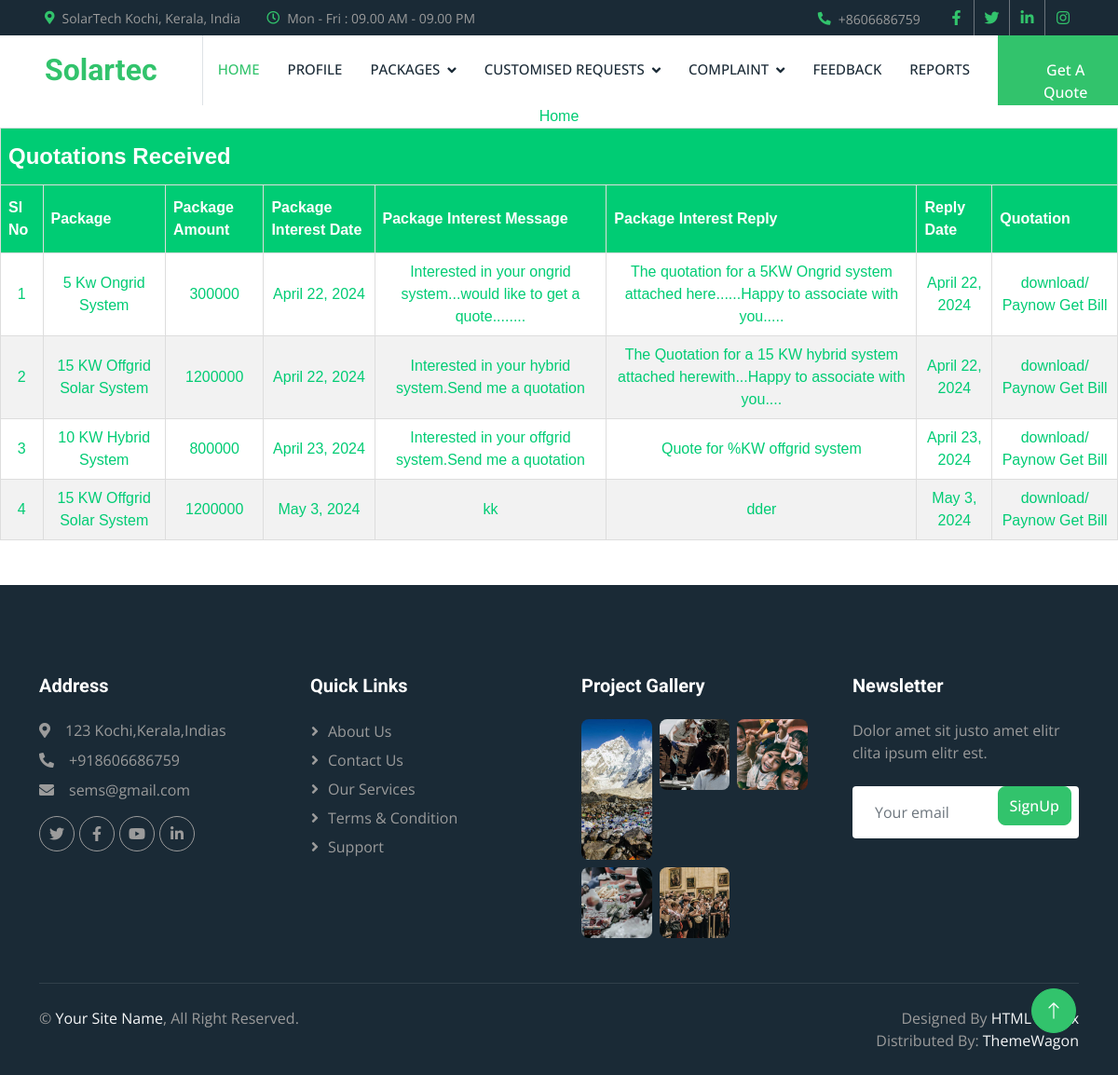
The app's page /User/Qsendlist/ (signed in) with its own data.
### Guest/models.py (models this page shows)
class tbl_packageinterest(models.Model):
    package=models.ForeignKey(tbl_package, on_delete=models.CASCADE)
    packageinterest_date=models.DateField(auto_now_add=True)
    user = models.ForeignKey(tbl_newuser, on_delete=models.CASCADE,null=True)
    packageinterest_msg=models.CharField(max_length=50)
    packageinterest_status = models.IntegerField(default="0")
    packageinterest_pstatus = models.IntegerField(default="0")
    packageinterest_reply=models.CharField(max_length=500)
    packageinterest_replydate=models.DateField(null=True)
    quote_file = models.FileField(upload_to='Assets/Quotation/')

### Admin/models.py (models this page shows)
class tbl_package(models.Model):
    package_name=models.CharField(max_length=50)
    package_description=models.CharField(max_length=50)
    package_amount=models.CharField(max_length=50)
    package_msg=models.CharField(max_length=50)
    power=models.CharField(max_length=50)
    category=models.ForeignKey(tbl_category, on_delete=models.CASCADE)
    panel=models.ForeignKey(tbl_panelbrand, on_delete=models.CASCADE)
    inverter=models.ForeignKey(tbl_inverterbrand, on_delete=models.CASCADE,null=True)
    battery=models.ForeignKey(tbl_batterybrand, on_delete=models.CASCADE,null=True)
    package_photo =models.FileField(upload_to='Assets/packagephoto/')

### User/views.py (the view)
# urls.py: path('Qsendlist/',views.Quotationsendlist,name="Quotationsendlist"),
def Quotationsendlist(request):
    data=tbl_packageinterest.objects.filter(user=request.session["uid"],packageinterest_status=1)
    return render(request,"User/Quotationsendlist.html",{'data':data})

### User/Templates/User/Quotationsendlist.html (shortened to what this page needs)
{% extends 'User/header.html' %}
{% load static %}
{% block content %}
<!DOCTYPE html>
<html lang="en">
<head>
</head>
<body>
    <a href="{% url 'WebAdmin:LoadingHomePage' %}">Home</a>
    <table align="center" cellpadding="10" border="1" width="100%" style="text-align: center;">
        <tr>
            <th colspan="8"><font size="5">Quotations Received</font></th>
        </tr>
        <tr>
            <th>Sl No</th>
            <th>Package</th>
            <th>Package Amount</th>
            <th>Package Interest Date</th>
            <th>Package Interest Message</th>
            <th>Package Interest Reply</th>
            <th>Reply Date</th>
            <th>Quotation</th>
        </tr>
        {% for i in data %}
        <tr>
            <td>{{forloop.counter}}</td>
            <td>{{i.package.package_name}}</td>
            <td>{{i.package.package_amount}}</td>
            <td>{{i.packageinterest_date}}</td>
            <td>{{i.packageinterest_msg}}</td>
            <td>{{i.packageinterest_reply}}</td>
            <td>{{i.packageinterest_replydate}}</td>
            <td>
                <a href="{{i.quote_file.url}}" download>download/</a>
                <a href="{% url 'User:Payment' i.id %}">Paynow</a>
                <a href="{% url 'User:Bill' i.id %}"> Get Bill</a>
            </td>
        </tr>
        {% endfor %}
    </table>
</body>
{% endblock content %}

### User/static/formUser.css (style rules this page uses)
#tab td, #tab th { border: 1px solid #ddd; padding: 8px; color: #00cc74; }
#tab a { color:#00cc74; }
#tab tr:nth-child(even) { background-color: #f2f2f2; }
#tab th { padding-top: 12px; padding-bottom: 12px; text-align: left; background-color: #00cc74; color: white; }

### Guest/static/main/css/style.css (style rules this page uses)
:root { --primary: #32C36C; --light: #F6F7F8; --dark: #1A2A36; }

### records on screen
tbl_packageinterest: package.package_name "5 Kw Ongrid System", package.package_amount "300000", packageinterest_date "April 22, 2024", packageinterest_msg "Interested in your ongrid system...would like to get a quote........", packageinterest_reply "The quotation for a 5KW Ongrid system attached here......Happy to associate with you.....", packageinterest_replydate "April 22, 2024"
tbl_packageinterest: package.package_name "15 KW Offgrid Solar System", package.package_amount "1200000", packageinterest_date "April 22, 2024", packageinterest_msg "Interested in your hybrid system.Send me a quotation", packageinterest_reply "The Quotation for a 15 KW hybrid system attached herewith...Happy to associate with you....", packageinterest_replydate "April 22, 2024"
tbl_packageinterest: package.package_name "10 KW Hybrid System", package.package_amount "800000", packageinterest_date "April 23, 2024", packageinterest_msg "Interested in your offgrid system.Send me a quotation", packageinterest_reply "Quote for %KW offgrid system", packageinterest_replydate "April 23, 2024"
tbl_packageinterest: package.package_name "15 KW Offgrid Solar System", package.package_amount "1200000", packageinterest_date "May 3, 2024", packageinterest_msg "kk", packageinterest_reply "dder", packageinterest_replydate "May 3, 2024"
